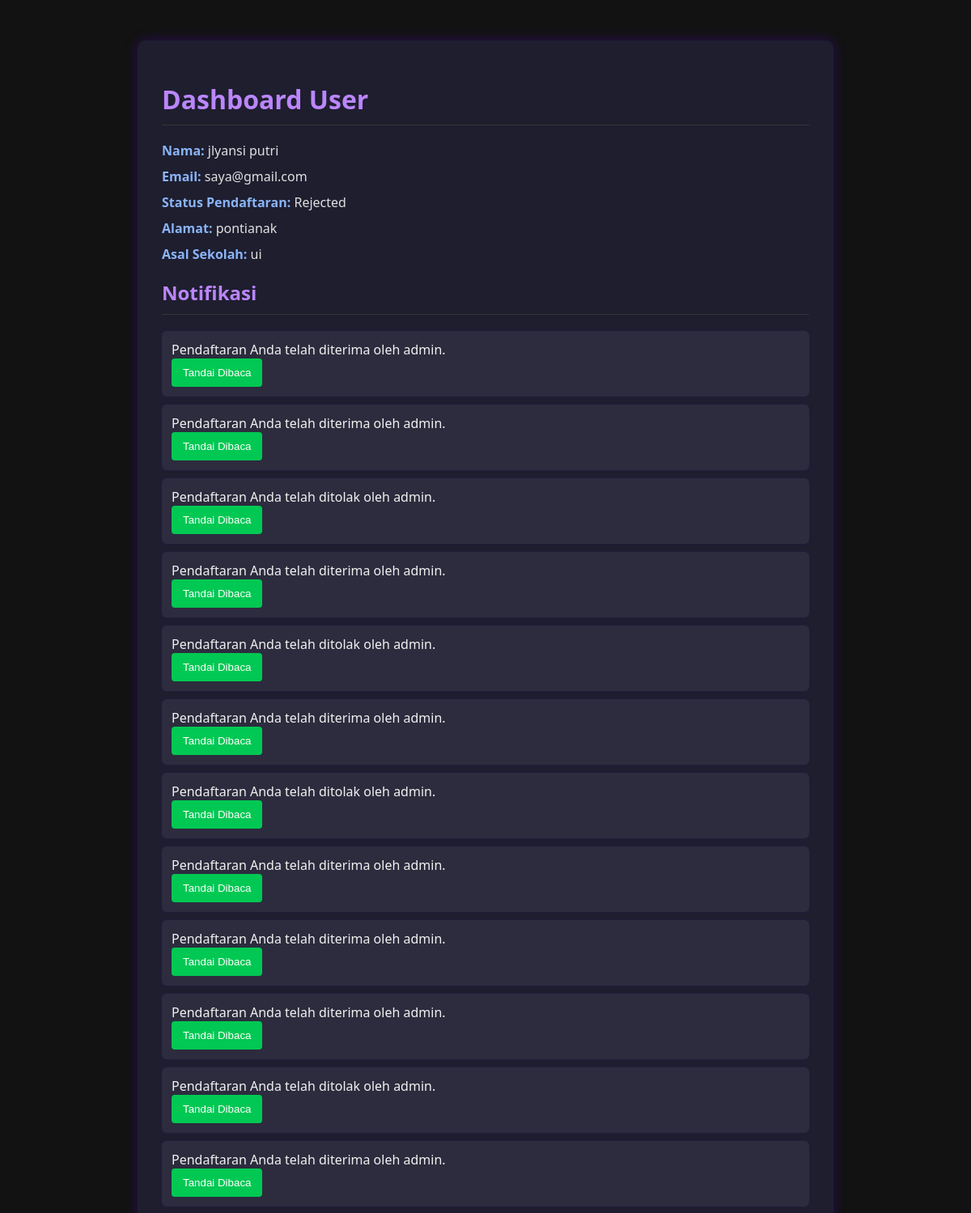
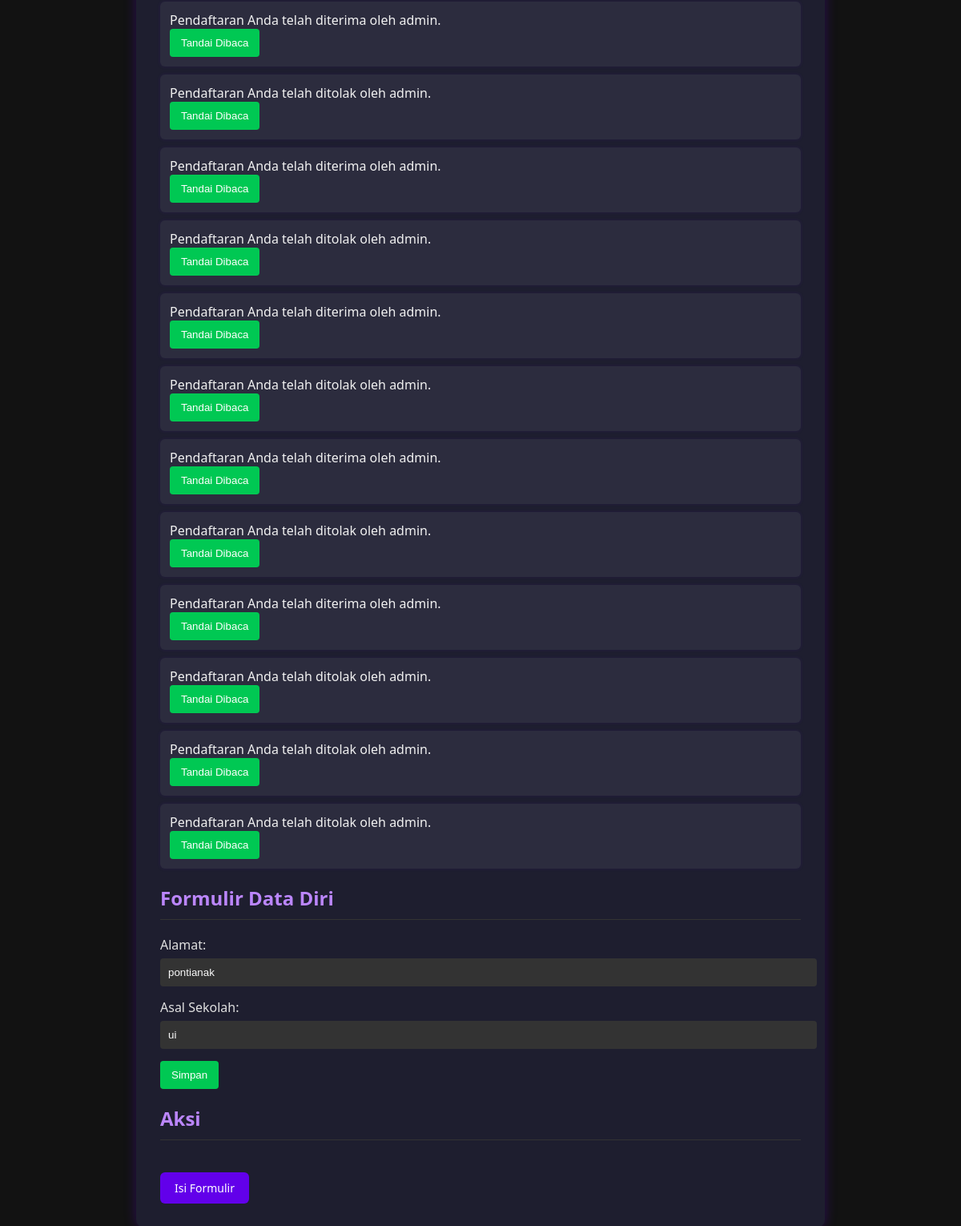
The page /dashboard_user/2 on the database its author committed (2 pictures, top to bottom).
### models.py (models this page shows)
class User(db.Model):
    id = db.Column(db.Integer, primary_key=True)
    name = db.Column(db.String(100), nullable=False)
    email = db.Column(db.String(100), unique=True, nullable=False)
    password = db.Column(db.String(100), nullable=False)
    status = db.Column(db.String(20), default='Pending')  # Pending, Approved, Rejected
    school = db.Column(db.String(100), nullable=True)  # Asal sekolah
    address = db.Column(db.String(200), nullable=True)  # Alamat
    birth_date = db.Column(db.Date, nullable=True)  # Tanggal lahir
    phone = db.Column(db.String(15), nullable=True)  # Nomor telepon
    gender = db.Column(db.String(20), nullable=True)  # Jenis kelamin
    hobby = db.Column(db.String(200), nullable=True)  # Hobi
    parent_name = db.Column(db.String(100), nullable=True)  # Nama orang tua/wali
    parent_job = db.Column(db.String(100), nullable=True)  # Pekerjaan orang tua/wali
    created_at = db.Column(db.DateTime, default=datetime.utcnow)  # Waktu pendaftaran

class Notification(db.Model):
    id = db.Column(db.Integer, primary_key=True)
    user_id = db.Column(db.Integer, db.ForeignKey('user.id'), nullable=False)  # Relasi ke tabel User
    message = db.Column(db.String(255), nullable=False)  # Pesan notifikasi
    is_read = db.Column(db.Boolean, default=False)  # Status apakah notifikasi sudah dibaca
    created_at = db.Column(db.DateTime, default=datetime.utcnow)  # Waktu notifikasi dibuat
    user = db.relationship('User', backref=db.backref('notifications', lazy=True))

### app.py (the view, shortened to what this page needs)
@app.route('/dashboard_user/<int:user_id>', methods=['GET', 'POST'])
def dashboard_user(user_id):
    user = User.query.get(user_id)
    return render_template('dashboard_user.html', user=user)

### templates/dashboard_user.html (shortened to what this page needs)
<!DOCTYPE html>
<html>
<head>
    <link rel="stylesheet" type="text/css" href="{{ url_for('static', filename='css/user.css') }}">
</head>
<body>
    <div class="container">
        <h1>Dashboard User</h1>
        <p><strong>Nama:</strong> {{ user.name }}</p>
        <p><strong>Email:</strong> {{ user.email }}</p>
        <p><strong>Status Pendaftaran:</strong> {{ user.status }}</p>
        <p><strong>Alamat:</strong> {{ user.address or 'Belum diisi' }}</p>
        <p><strong>Asal Sekolah:</strong> {{ user.school or 'Belum diisi' }}</p>
        <h2>Notifikasi</h2>
        <ul>
            {% for notification in user.notifications %}
            <li>
                {{ notification.message }}
                {% if not notification.is_read %}
                <form method="POST" action="{{ url_for('mark_notification_read', notification_id=notification.id) }}">
                    <button type="submit">Tandai Dibaca</button>
                </form>
                {% endif %}
            </li>
            {% endfor %}
        </ul>
        <h2>Formulir Data Diri</h2>
        <form method="POST">
            <label for="address">Alamat:</label>
            <input type="text" id="address" name="address" value="{{ user.address or '' }}" required><br>
            <label for="school">Asal Sekolah:</label>
            <input type="text" id="school" name="school" value="{{ user.school or '' }}" required><br>
            <button type="submit">Simpan</button>
        </form>
        <h2>Aksi</h2>
        <a href="{{ url_for('form', user_id=user.id) }}" class="btn btn-blue">Isi Formulir</a>
    </div>
</body>
</html>

### static/css/user.css (style rules this page uses)
body { margin: 0; font-family: 'Segoe UI', sans-serif; background-color: #121212; color: #e0e0e0; }
.container { max-width: 800px; margin: 50px auto; background: #1e1e2f; padding: 30px; border-radius: 10px; box-shadow: 0 0 15px rgba(98, 0, 234, 0.3); }
.container h1, .container h2 { color: #bb86fc; border-bottom: 1px solid #333; padding-bottom: 10px; margin-bottom: 20px; }
.container p, label { color: #e0e0e0; font-size: 16px; margin: 10px 0; }
.container strong { color: #8ab4f8; }
ul { list-style-type: none; padding-left: 0; }
li { background: #2c2c3e; color: #f1f1f1; margin-bottom: 10px; padding: 12px; border-radius: 6px; box-shadow: 0 0 5px rgba(98, 0, 234, 0.1); }
input[type="text"] { width: 100%; padding: 10px; margin-top: 6px; margin-bottom: 15px; border: none; border-radius: 4px; background-color: #333; color: #f9f9f9; }
form button, button[type="submit"] { padding: 10px 14px; border: none; border-radius: 4px; color: white; cursor: pointer; transition: background-color 0.2s; }
form button { background-color: #1e88e5; }
button[type="submit"] { background-color: #00c853; }
.btn { display: inline-block; margin-top: 20px; padding: 10px 18px; border-radius: 6px; font-size: 14px; text-decoration: none; font-weight: 500; transition: background-color 0.3s ease; }
.btn-blue { background-color: #6200ea; color: white; }

### rows shown on the page
User: name "jlyansi putri", email "saya@gmail.com", status "Rejected", address "pontianak", school "ui"
Notification: message "Pendaftaran Anda telah diterima oleh admin."
Notification: message "Pendaftaran Anda telah diterima oleh admin."
Notification: message "Pendaftaran Anda telah ditolak oleh admin."
Notification: message "Pendaftaran Anda telah diterima oleh admin."
Notification: message "Pendaftaran Anda telah ditolak oleh admin."
Notification: message "Pendaftaran Anda telah diterima oleh admin."
Notification: message "Pendaftaran Anda telah ditolak oleh admin."
Notification: message "Pendaftaran Anda telah diterima oleh admin."
Notification: message "Pendaftaran Anda telah diterima oleh admin."
Notification: message "Pendaftaran Anda telah diterima oleh admin."
Notification: message "Pendaftaran Anda telah ditolak oleh admin."
Notification: message "Pendaftaran Anda telah diterima oleh admin."
Notification: message "Pendaftaran Anda telah diterima oleh admin."
Notification: message "Pendaftaran Anda telah ditolak oleh admin."
Notification: message "Pendaftaran Anda telah diterima oleh admin."
Notification: message "Pendaftaran Anda telah ditolak oleh admin."
Notification: message "Pendaftaran Anda telah diterima oleh admin."
Notification: message "Pendaftaran Anda telah ditolak oleh admin."
Notification: message "Pendaftaran Anda telah diterima oleh admin."
Notification: message "Pendaftaran Anda telah ditolak oleh admin."
Notification: message "Pendaftaran Anda telah diterima oleh admin."
Notification: message "Pendaftaran Anda telah ditolak oleh admin."
Notification: message "Pendaftaran Anda telah ditolak oleh admin."
Notification: message "Pendaftaran Anda telah ditolak oleh admin."
